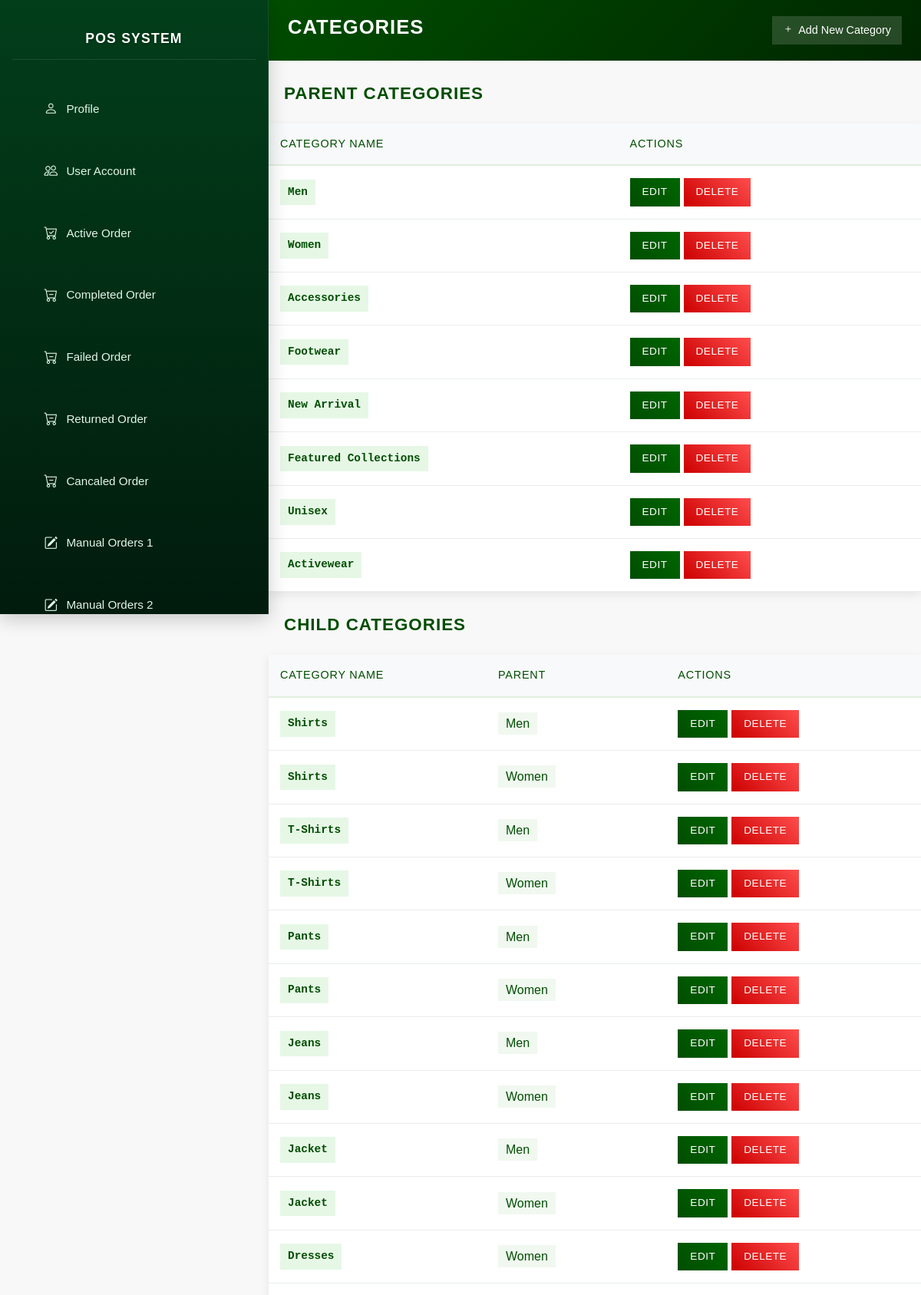
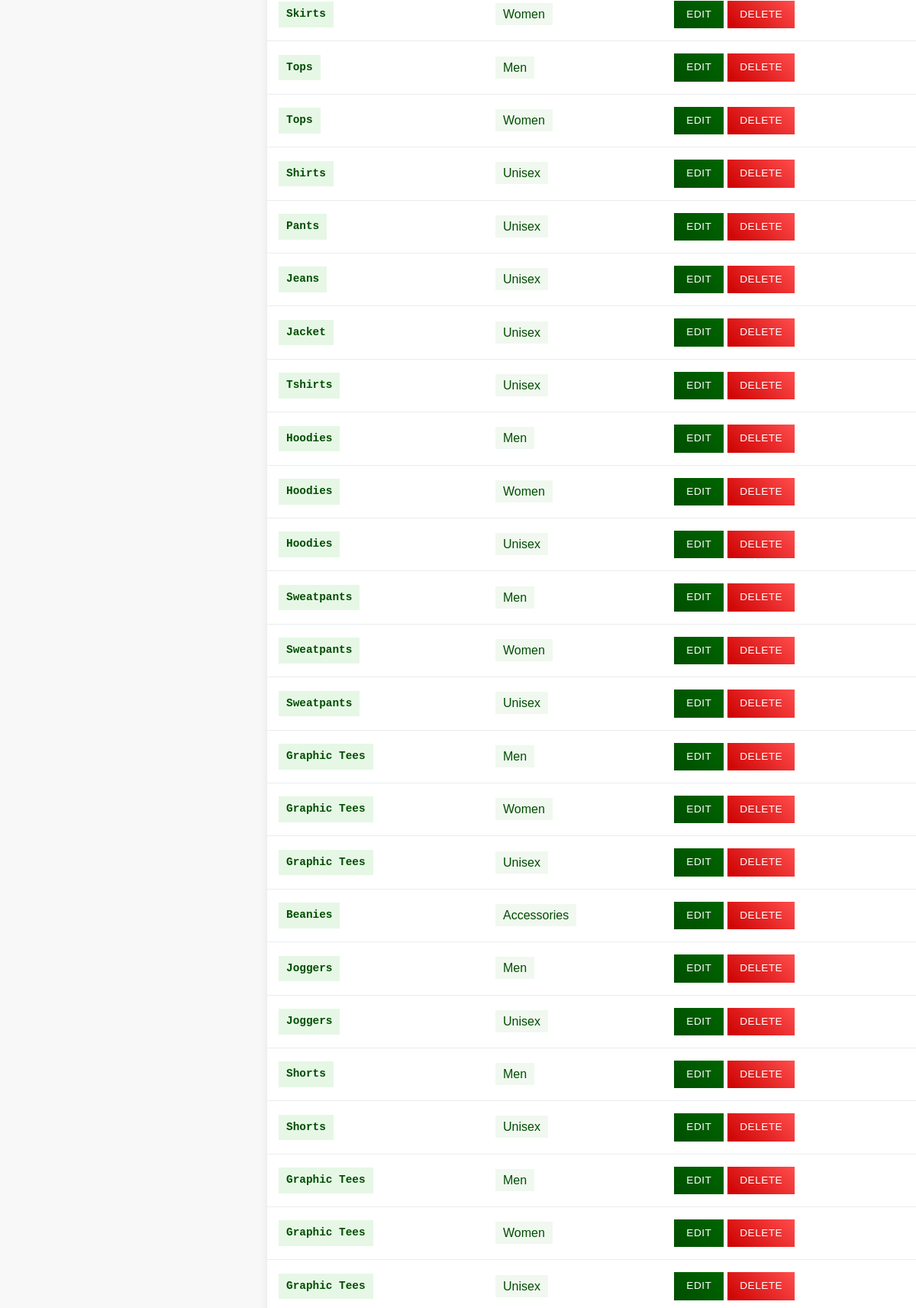
Screenshot of /admin/category.php (signed in, upper part) with the database file from the repository (2 pictures, top to bottom).
### tables this page shows
CREATE TABLE `category` (
  `categoryID` int(11) NOT NULL,
  `categoryName` varchar(500) NOT NULL,
  `parentID` int(11) DEFAULT NULL
);

### admin/category.php (the view, shortened to what this page needs)
<?php
include "../connection/connectdb.php";
$query_parent_category = "SELECT * FROM category WHERE category.parentID IS NULL";
$result_parent_category = $conn->query($query_parent_category);
$query_child_category = "SELECT * FROM category WHERE category.parentID IS NOT NULL";
$result_child_category = $conn->query($query_child_category);
?>
<!DOCTYPE html>
<html lang="en">
<head>
    <?php include "./layout/header.php"; ?>
</head>
<body>
    <?php
        include "nav.php";
        $login = $_SESSION['login'] ?? false;
        if($login == true) {
            echo "<div class='main-content'>";
            echo "<div class='page-header'>";
            echo "<h1>Categories</h1>";
            echo "<div class='header-actions'>";
            echo "<a href='add_new_category.php' class='btn-add'><i class='bi bi-plus'></i> Add New Category</a>";
            echo "</div>";
            echo "</div>";
            echo "<h2 class='section-title'>Parent Categories</h2>";
            if ($result_parent_category && $result_parent_category->num_rows > 0) {
                echo "<table class='categories-table'>";
                echo "<thead><tr><th>Category Name</th><th>Actions</th></tr></thead>";
                echo "<tbody>";
                while ($row_parent_category = $result_parent_category->fetch_assoc()) {
                    echo "<tr>";
                    echo "<td data-label='Category Name'><span class='category-name'>" . htmlspecialchars($row_parent_category['categoryName']) . "</span></td>";
                    echo "<td data-label='Actions' class='actions'>";
                    echo "<a href='edit_parent_category.php?categoryID=".$row_parent_category['categoryID']."' class='btn-edit'>Edit</a>";
                    echo "<a href='delete_parent_category.php?categoryID=".$row_parent_category['categoryID']."' class='btn-delete'>Delete</a>";
                    echo "</td>";
                    echo "</tr>";
                }
                echo "</tbody>";
                echo "</table>";
            } else {
                echo "<div class='no-items'>No parent categories found.</div>";
            }
            echo "<h2 class='section-title'>Child Categories</h2>";
            if ($result_child_category && $result_child_category->num_rows > 0) {
                echo "<table class='categories-table'>";
                echo "<thead><tr><th>Category Name</th><th>Parent</th><th>Actions</th></tr></thead>";
                echo "<tbody>";
                while ($row_child_category = $result_child_category->fetch_assoc()) {
                    echo "<tr>";
                    echo "<td data-label='Category Name'><span class='category-name'>" . htmlspecialchars($row_child_category['categoryName']) . "</span></td>";
                    $parent = $row_child_category['parentID'];
                    $query_child_parent_category = "SELECT * FROM category WHERE category.parentID IS NULL AND category.categoryID = $parent";
                    $result_child_parent_category = $conn->query($query_child_parent_category);
                    if ($result_child_parent_category && $result_child_parent_category->num_rows > 0 && $row_child_parent_category = $result_child_parent_category->fetch_assoc()) {
                        echo "<td data-label='Parent'><span class='parent-name'>" . htmlspecialchars($row_child_parent_category['categoryName']) . "</span></td>";
                    } else {
                        echo "<td data-label='Parent'><span class='parent-name'>-</span></td>";
                    }
                    echo "<td data-label='Actions' class='actions'>";
                    echo "<a href='edit_child_category.php?categoryID=".$row_child_category['categoryID']."' class='btn-edit'>Edit</a>";
                    echo "<a href='delete_child_category.php?categoryID=".$row_child_category['categoryID']."' class='btn-delete'>Delete</a>";
                    echo "</td>";
                    echo "</tr>";
                }
                echo "</tbody>";
                echo "</table>";
            } else {
                echo "<div class='no-items'>No child categories found.</div>";
            }
            echo "</div>";
        }
    ?>
</body>
</html>

### admin/style.css (style rules this page uses)
body { margin: 0; font-family: 'Calibri', sans-serif; background: #f8f9fa; }
.main-content { margin-left: 350px; padding: 0 !important; transition: margin-left 0.35s cubic-bezier(0.4, 0, 0.2, 1); min-height: 100vh; }
html { scroll-behavior: smooth; scrollbar-width: 5px; scrollbar-color: #044606 rgb(0, 0, 0); }

### admin/category.php (style rules this page uses)
body { background-color: #f8f8f8; font-family: 'Arial', sans-serif; color: #333; }
.page-header { background: linear-gradient(135deg, #004d00, #002600); color: white; padding: 20px 25px; border-radius: 0; margin: 0 0 20px 0; display: flex; justify-content: space-between; align-items: center; flex-wrap: wrap; gap: 15px; }
.page-header h1 { font-size: 1.6rem; font-weight: 600; text-transform: uppercase; letter-spacing: 1px; }
.header-actions { display: flex; gap: 12px; align-items: center; flex-wrap: wrap; }
.btn-add { background: rgba(255,255,255,0.15); border: none; color: white; padding: 8px 14px; border-radius: 0; font-size: 0.9rem; cursor: pointer; transition: all 0.3s ease; display: flex; align-items: center; gap: 6px; text-decoration: none; }
.section-title { color: #004d00; font-size: 1.4rem; margin: 30px 0 15px 0; font-weight: 600; text-transform: uppercase; letter-spacing: 1px; padding-bottom: 10px; margin-left : 20px; }
.categories-table { width: 100%; border-collapse: collapse; background: white; box-shadow: 0 4px 12px rgba(0,0,0,0.08); border-radius: 0; overflow: hidden; }
.categories-table thead { background: #f8f9fa; border-bottom: 2px solid #e0f0e0; }
.categories-table thead th { padding: 16px 15px; text-align: left; font-weight: 500; color: #004d00; font-size: 0.9rem; text-transform: uppercase; letter-spacing: 0.8px; }
.categories-table tbody tr { transition: all 0.3s ease; border-bottom: 1px solid #e9ecef; }
.categories-table td { padding: 16px 15px; vertical-align: middle; font-size: 1rem; color: #333; }
.category-name { font-family: 'Courier New', monospace; background: #e6f7e6; color: #004d00; padding: 6px 10px; border-radius: 0; font-weight: 600; font-size: 0.9rem; display: inline-block; }
.parent-name { background: #f0f8f0; padding: 6px 10px; border-radius: 0; color: #004d00; font-weight: 500; }
.actions { white-space: nowrap; }
.btn-edit, .btn-delete { padding: 8px 16px; border: none; border-radius: 0; text-decoration: none; font-size: 0.85rem; font-weight: 500; text-transform: uppercase; letter-spacing: 0.5px; transition: all 0.3s ease; display: inline-block; margin-right: 5px; }
.btn-edit { background: linear-gradient(45deg, #004d00, #006600); color: white; }
.btn-delete { background: linear-gradient(45deg, #cc0000, #ff4d4d); color: white; }

### rows the page displays
category: categoryName "Men"
category: categoryName "Women"
category: categoryName "Accessories"
category: categoryName "Footwear"
category: categoryName "New Arrival"
category: categoryName "Featured Collections"
category: categoryName "Unisex"
category: categoryName "Activewear"
category: categoryName "Shirts", parentID.categoryName "Men"
category: categoryName "Shirts", parentID.categoryName "Women"
category: categoryName "T-Shirts", parentID.categoryName "Men"
category: categoryName "T-Shirts", parentID.categoryName "Women"
category: categoryName "Pants", parentID.categoryName "Men"
category: categoryName "Pants", parentID.categoryName "Women"
category: categoryName "Jeans", parentID.categoryName "Men"
category: categoryName "Jeans", parentID.categoryName "Women"
category: categoryName "Jacket", parentID.categoryName "Men"
category: categoryName "Jacket", parentID.categoryName "Women"
category: categoryName "Dresses", parentID.categoryName "Women"
category: categoryName "Skirts", parentID.categoryName "Women"
category: categoryName "Tops", parentID.categoryName "Men"
category: categoryName "Tops", parentID.categoryName "Women"
category: categoryName "Shirts", parentID.categoryName "Unisex"
category: categoryName "Pants", parentID.categoryName "Unisex"
category: categoryName "Jeans", parentID.categoryName "Unisex"
category: categoryName "Jacket", parentID.categoryName "Unisex"
category: categoryName "Tshirts", parentID.categoryName "Unisex"
category: categoryName "Hoodies", parentID.categoryName "Men"
category: categoryName "Hoodies", parentID.categoryName "Women"
category: categoryName "Hoodies", parentID.categoryName "Unisex"
category: categoryName "Sweatpants", parentID.categoryName "Men"
category: categoryName "Sweatpants", parentID.categoryName "Women"
category: categoryName "Sweatpants", parentID.categoryName "Unisex"
category: categoryName "Graphic Tees", parentID.categoryName "Men"
category: categoryName "Graphic Tees", parentID.categoryName "Women"
category: categoryName "Graphic Tees", parentID.categoryName "Unisex"
category: categoryName "Beanies", parentID.categoryName "Accessories"
category: categoryName "Joggers", parentID.categoryName "Men"
category: categoryName "Joggers", parentID.categoryName "Unisex"
category: categoryName "Shorts", parentID.categoryName "Men"
category: categoryName "Shorts", parentID.categoryName "Unisex"
category: categoryName "Graphic Tees", parentID.categoryName "Men"
category: categoryName "Graphic Tees", parentID.categoryName "Women"
category: categoryName "Graphic Tees", parentID.categoryName "Unisex"
